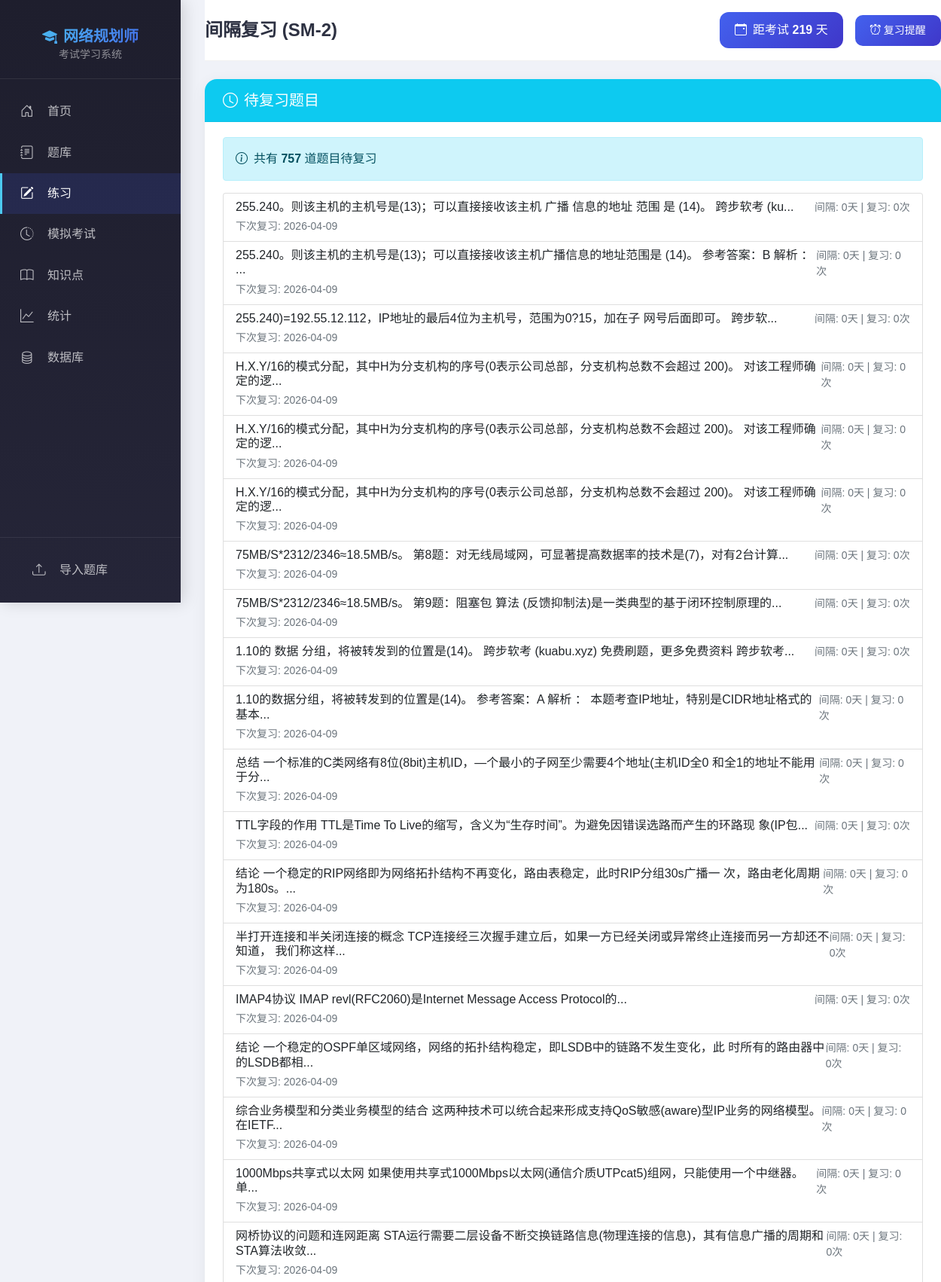
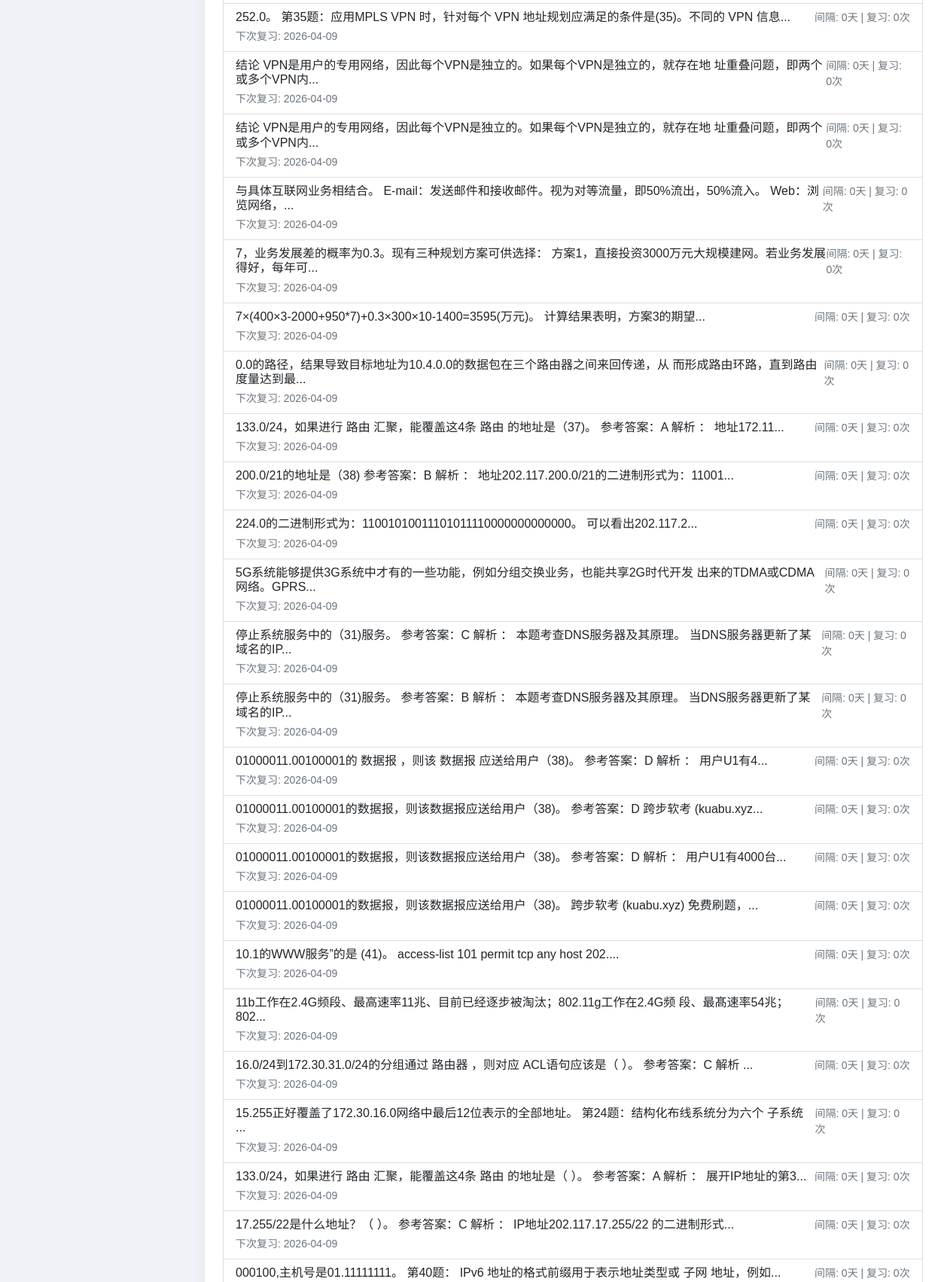
Page /practice/review (upper part) on the committed database (2 pictures, top to bottom).
### app.py (models this page shows, shortened)
class Question(db.Model):
    __tablename__ = 'question'
    id = db.Column(db.Integer, primary_key=True)
    question_type = db.Column(db.String(20), nullable=False, index=True)  # single/multi/judge/case/essay
    content = db.Column(db.Text, nullable=False)
    options = db.Column(db.Text)
    answer = db.Column(db.Text, nullable=False)
    explanation = db.Column(db.Text)
    difficulty = db.Column(db.Integer, default=1)
    category = db.Column(db.String(50), index=True)
    tags = db.Column(db.String(200))
    created_at = db.Column(db.DateTime, default=datetime.utcnow)
    updated_at = db.Column(db.DateTime, default=datetime.utcnow, onupdate=datetime.utcnow)
    ease_factor = db.Column(db.Float, default=2.5)
    interval = db.Column(db.Integer, default=0, index=True)
    repetitions = db.Column(db.Integer, default=0, index=True)
    next_review = db.Column(db.DateTime, default=datetime.utcnow, index=True)
    last_review = db.Column(db.DateTime)
    _options_cache = None

### app.py (the view)
@app.route('/practice/review')
def practice_review():
    due_questions = Question.query.filter(
        Question.next_review <= datetime.utcnow()
    ).order_by(Question.next_review).all()
    return render_template('review.html', questions=due_questions)

### templates/review.html (shortened to what this page needs)
{% extends "base.html" %}
{% block page_title %}间隔复习 (SM-2){% endblock %}
{% block content %}
<div class="card">
    <div class="card-header bg-info text-white">
        <h5 class="mb-0"><i class="bi bi-clock me-2"></i>待复习题目</h5>
    </div>
    <div class="card-body">
        {% if questions %}
        <div class="alert alert-info">
            <i class="bi bi-info-circle me-2"></i>共有 <strong>{{ questions|length }}</strong> 道题目待复习
        </div>
        <div class="list-group">
            {% for q in questions %}
            <a href="{{ url_for('practice_single', qid=q.id) }}" class="list-group-item list-group-item-action">
                <div class="d-flex w-100 justify-content-between">
                    <h6 class="mb-1">{{ q.content[:60] }}{{ '...' if q.content|length > 60 else '' }}</h6>
                    <small class="text-muted">
                        间隔: {{ q.interval }}天 | 复习: {{ q.repetitions }}次
                    </small>
                </div>
                <small class="text-muted">
                    下次复习: {{ q.next_review.strftime('%Y-%m-%d') if q.next_review else '立即' }}
                </small>
            </a>
            {% endfor %}
        </div>
        {% endif %}
    </div>
</div>
{% endblock %}

### templates/base.html (shortened to what this page needs)
<!DOCTYPE html>
<html lang="zh-CN">
<head>
    <link href="https://cdn.jsdelivr.net/npm/bootstrap@5.1.3/dist/css/bootstrap.min.css" rel="stylesheet">
    <link rel="stylesheet" href="https://cdn.jsdelivr.net/npm/bootstrap-icons@1.8.1/font/bootstrap-icons.css">
</head>
<body>
    <div class="container-fluid px-0">
        <div class="row g-0">
            <nav class="col-md-2 sidebar py-3">
                <div class="sidebar-brand text-center">
                    <h5><i class="bi bi-mortarboard-fill me-2"></i>网络规划师</h5>
                    <small class="text-muted" style="color: rgba(255,255,255,0.5) !important;">考试学习系统</small>
                </div>
                <div class="mt-3">
                    <a href="{{ url_for('index') }}" class="{{ 'active' if request.endpoint == 'index' else '' }}">
                        <i class="bi bi-house-door"></i>首页
                    </a>
                    <a href="{{ url_for('questions') }}" class="{{ 'active' if request.endpoint == 'questions' else '' }}">
                        <i class="bi bi-journal-text"></i>题库
                    </a>
                    <a href="{{ url_for('practice') }}" class="{{ 'active' if 'practice' in request.endpoint else '' }}">
                        <i class="bi bi-pencil-square"></i>练习
                    </a>
                    <a href="{{ url_for('exam_simulation') }}" class="{{ 'active' if 'exam' in request.endpoint else '' }}">
                        <i class="bi bi-clock-history"></i>模拟考试
                    </a>
                    <a href="{{ url_for('notes') }}" class="{{ 'active' if 'note' in request.endpoint else '' }}">
                        <i class="bi bi-book"></i>知识点
                    </a>
                    <a href="{{ url_for('stats') }}" class="{{ 'active' if request.endpoint == 'stats' else '' }}">
                        <i class="bi bi-graph-up"></i>统计
                    </a>
                    <a href="{{ url_for('db_status') }}" class="{{ 'active' if request.endpoint == 'db_status' else '' }}">
                        <i class="bi bi-database"></i>数据库
                    </a>
                </div>
                <div class="position-absolute bottom-0 w-100 py-3" style="border-top: 1px solid rgba(255,255,255,0.08);">
                    <a href="{{ url_for('import_questions') }}" class="mx-3">
                        <i class="bi bi-upload"></i>导入题库
                    </a>
                </div>
            </nav>
            <main class="col-md-10 main-content">
                <div class="top-bar">
                    <div class="d-flex justify-content-between align-items-center">
                        <h4 class="mb-0 fw-bold" style="color: var(--text-primary);">
                            {% block page_title %}仪表盘{% endblock %}
                        </h4>
                        <div class="d-flex align-items-center gap-3">
                            <div class="exam-countdown">
                                <i class="bi bi-calendar-event me-2"></i>距考试 <strong id="days-left">220</strong> 天
                            </div>
                            <a href="{{ url_for('practice_review') }}" class="btn btn-primary btn-sm">
                                <i class="bi bi-alarm me-1"></i>复习提醒
                            </a>
                        </div>
                    </div>
                </div>
                {% block content %}{% endblock %}
            </main>
        </div>
    </div>
</body>
</html>

### templates/base.html (style rules this page uses)
:root { --primary-color: #4361ee; --secondary-color: #3f37c9; --accent-color: #4cc9f0; --dark-bg: #1a1b2e; --sidebar-bg: #1e1e2d; --card-bg: #ffffff; --text-primary: #2d3142; --text-secondary: #9094a6; }
body { font-family: 'Noto Sans SC', 'PingFang SC', 'Microsoft YaHei', sans-serif; background: #f0f2f8; color: var(--text-primary); }
.sidebar { min-height: 100vh; background: linear-gradient(180deg, var(--sidebar-bg) 0%, #252538 100%); box-shadow: 4px 0 20px rgba(0,0,0,0.15); position: fixed; width: 240px; z-index: 100; }
.sidebar-brand { padding: 20px; border-bottom: 1px solid rgba(255,255,255,0.08); }
.sidebar-brand h5 { background: linear-gradient(135deg, var(--accent-color), var(--primary-color)); -webkit-background-clip: text; -webkit-text-fill-color: transparent; font-weight: 700; margin: 0; }
.sidebar a { color: rgba(255,255,255,0.7); text-decoration: none; padding: 14px 24px; display: flex; align-items: center; transition: all 0.3s ease; border-left: 3px solid transparent; }
.sidebar a:hover, .sidebar a.active { background: rgba(67, 97, 238, 0.15); color: #fff; border-left-color: var(--accent-color); }
.sidebar a i { width: 24px; margin-right: 12px; font-size: 1.1rem; }
.card { border: none; border-radius: 16px; box-shadow: 0 4px 20px rgba(0,0,0,0.06); transition: transform 0.3s ease, box-shadow 0.3s ease; background: var(--card-bg); overflow: hidden; }
.card-header { background: transparent; border-bottom: 1px solid rgba(0,0,0,0.05); padding: 16px 24px; font-weight: 600; }
.card-body { padding: 20px 24px; }
.btn-primary { background: linear-gradient(135deg, var(--primary-color), var(--secondary-color)); border: none; border-radius: 10px; padding: 10px 20px; font-weight: 500; transition: all 0.3s ease; }
.top-bar { background: #fff; padding: 16px 0; border-bottom: 1px solid rgba(0,0,0,0.05); margin-bottom: 24px; }
.main-content { margin-left: 240px; padding: 0 32px; min-height: 100vh; }
.exam-countdown { background: linear-gradient(135deg, var(--primary-color), var(--secondary-color)); border-radius: 12px; padding: 12px 20px; color: #fff; font-weight: 500; }

### rows in the picture
Question: content "255.240。则该主机的主机号是(13)；可以直接接收该主机 广播 信息的地址 范围 是 (14)。 跨步软考 (ku", content "...", interval "0", repetitions "0", next_review "2026-04-09"
Question: content "255.240。则该主机的主机号是(13)；可以直接接收该主机广播信息的地址范围是 (14)。 参考答案：B 解析 ：", content "...", interval "0", repetitions "0", next_review "2026-04-09"
Question: content "255.240)=192.55.12.112，IP地址的最后4位为主机号，范围为0?15，加在子 网号后面即可。 跨步软", content "...", interval "0", repetitions "0", next_review "2026-04-09"
Question: content "H.X.Y/16的模式分配，其中H为分支机构的序号(0表示公司总部，分支机构总数不会超过 200)。 对该工程师确定的逻", content "...", interval "0", repetitions "0", next_review "2026-04-09"
Question: content "H.X.Y/16的模式分配，其中H为分支机构的序号(0表示公司总部，分支机构总数不会超过 200)。 对该工程师确定的逻", content "...", interval "0", repetitions "0", next_review "2026-04-09"
Question: content "H.X.Y/16的模式分配，其中H为分支机构的序号(0表示公司总部，分支机构总数不会超过 200)。 对该工程师确定的逻", content "...", interval "0", repetitions "0", next_review "2026-04-09"
Question: content "75MB/S*2312/2346≈18.5MB/s。 第8题：对无线局域网，可显著提高数据率的技术是(7)，对有2台计算", content "...", interval "0", repetitions "0", next_review "2026-04-09"
Question: content "75MB/S*2312/2346≈18.5MB/s。 第9题：阻塞包 算法 (反馈抑制法)是一类典型的基于闭环控制原理的", content "...", interval "0", repetitions "0", next_review "2026-04-09"
Question: content "1.10的 数据 分组，将被转发到的位置是(14)。 跨步软考 (kuabu.xyz) 免费刷题，更多免费资料 跨步软考", content "...", interval "0", repetitions "0", next_review "2026-04-09"
Question: content "1.10的数据分组，将被转发到的位置是(14)。 参考答案：A 解析 ： 本题考查IP地址，特别是CIDR地址格式的基本", content "...", interval "0", repetitions "0", next_review "2026-04-09"
Question: content "总结 一个标准的C类网络有8位(8bit)主机ID，—个最小的子网至少需要4个地址(主机ID全0 和全1的地址不能用于分", content "...", interval "0", repetitions "0", next_review "2026-04-09"
Question: content "TTL字段的作用 TTL是Time To Live的缩写，含义为“生存时间”。为避免因错误选路而产生的环路现 象(IP包", content "...", interval "0", repetitions "0", next_review "2026-04-09"
Question: content "结论 一个稳定的RIP网络即为网络拓扑结构不再变化，路由表稳定，此时RIP分组30s广播一 次，路由老化周期为180s。", content "...", interval "0", repetitions "0", next_review "2026-04-09"
Question: content "半打开连接和半关闭连接的概念 TCP连接经三次握手建立后，如果一方已经关闭或异常终止连接而另一方却还不知道， 我们称这样", content "...", interval "0", repetitions "0", next_review "2026-04-09"
Question: content "IMAP4协议 IMAP revl(RFC2060)是Internet Message Access Protocol的", content "...", interval "0", repetitions "0", next_review "2026-04-09"
Question: content "结论 一个稳定的OSPF单区域网络，网络的拓扑结构稳定，即LSDB中的链路不发生变化，此 时所有的路由器中的LSDB都相", content "...", interval "0", repetitions "0", next_review "2026-04-09"
Question: content "综合业务模型和分类业务模型的结合 这两种技术可以统合起来形成支持QoS敏感(aware)型IP业务的网络模型。在IETF", content "...", interval "0", repetitions "0", next_review "2026-04-09"
Question: content "1000Mbps共享式以太网 如果使用共享式1000Mbps以太网(通信介质UTPcat5)组网，只能使用一个中继器。单", content "...", interval "0", repetitions "0", next_review "2026-04-09"
Question: content "网桥协议的问题和连网距离 STA运行需要二层设备不断交换链路信息(物理连接的信息)，其有信息广播的周期和 STA算法收敛", content "...", interval "0", repetitions "0", next_review "2026-04-09"
Question: content "252.0。 第35题：应用MPLS VPN 时，针对每个 VPN 地址规划应满足的条件是(35)。不同的 VPN 信息", content "...", interval "0", repetitions "0", next_review "2026-04-09"
Question: content "结论 VPN是用户的专用网络，因此每个VPN是独立的。如果每个VPN是独立的，就存在地 址重叠问题，即两个或多个VPN内", content "...", interval "0", repetitions "0", next_review "2026-04-09"
Question: content "结论 VPN是用户的专用网络，因此每个VPN是独立的。如果每个VPN是独立的，就存在地 址重叠问题，即两个或多个VPN内", content "...", interval "0", repetitions "0", next_review "2026-04-09"
Question: content "与具体互联网业务相结合。 E-mail：发送邮件和接收邮件。视为对等流量，即50%流出，50%流入。 Web：浏览网络，", content "...", interval "0", repetitions "0", next_review "2026-04-09"
Question: content "7，业务发展差的概率为0.3。现有三种规划方案可供选择： 方案1，直接投资3000万元大规模建网。若业务发展得好，每年可", content "...", interval "0", repetitions "0", next_review "2026-04-09"
Question: content "7×(400×3-2000+950*7)+0.3×300×10-1400=3595(万元)。 计算结果表明，方案3的期望", content "...", interval "0", repetitions "0", next_review "2026-04-09"
Question: content "0.0的路径，结果导致目标地址为10.4.0.0的数据包在三个路由器之间来回传递，从 而形成路由环路，直到路由度量达到最", content "...", interval "0", repetitions "0", next_review "2026-04-09"
Question: content "133.0/24，如果进行 路由 汇聚，能覆盖这4条 路由 的地址是（37)。 参考答案：A 解析 ： 地址172.11", content "...", interval "0", repetitions "0", next_review "2026-04-09"
Question: content "200.0/21的地址是（38) 参考答案：B 解析 ： 地址202.117.200.0/21的二进制形式为：11001", content "...", interval "0", repetitions "0", next_review "2026-04-09"
Question: content "224.0的二进制形式为：11001010011101011110000000000000。 可以看出202.117.2", content "...", interval "0", repetitions "0", next_review "2026-04-09"
Question: content "5G系统能够提供3G系统中才有的一些功能，例如分组交换业务，也能共享2G时代开发 出来的TDMA或CDMA网络。GPRS", content "...", interval "0", repetitions "0", next_review "2026-04-09"
Question: content "停止系统服务中的（31)服务。 参考答案：C 解析 ： 本题考查DNS服务器及其原理。 当DNS服务器更新了某域名的IP", content "...", interval "0", repetitions "0", next_review "2026-04-09"
Question: content "停止系统服务中的（31)服务。 参考答案：B 解析 ： 本题考查DNS服务器及其原理。 当DNS服务器更新了某域名的IP", content "...", interval "0", repetitions "0", next_review "2026-04-09"
Question: content "01000011.00100001的 数据报 ，则该 数据报 应送给用户（38)。 参考答案：D 解析 ： 用户U1有4", content "...", interval "0", repetitions "0", next_review "2026-04-09"
Question: content "01000011.00100001的数据报，则该数据报应送给用户（38)。 参考答案：D 跨步软考 (kuabu.xyz", content "...", interval "0", repetitions "0", next_review "2026-04-09"
Question: content "01000011.00100001的数据报，则该数据报应送给用户（38)。 参考答案：D 解析 ： 用户U1有4000台", content "...", interval "0", repetitions "0", next_review "2026-04-09"
Question: content "01000011.00100001的数据报，则该数据报应送给用户（38)。 跨步软考 (kuabu.xyz) 免费刷题，", content "...", interval "0", repetitions "0", next_review "2026-04-09"
Question: content "10.1的WWW服务”的是 (41)。 access-list 101 permit tcp any host 202.", content "...", interval "0", repetitions "0", next_review "2026-04-09"
Question: content "11b工作在2.4G频段、最高速率11兆、目前已经逐步被淘汰；802.11g工作在2.4G频 段、最髙速率54兆；802", content "...", interval "0", repetitions "0", next_review "2026-04-09"
Question: content "16.0/24到172.30.31.0/24的分组通过 路由器 ，则对应 ACL语句应该是（ ）。 参考答案：C 解析", content "...", interval "0", repetitions "0", next_review "2026-04-09"
Question: content "15.255正好覆盖了172.30.16.0网络中最后12位表示的全部地址。 第24题：结构化布线系统分为六个 子系统", content "...", interval "0", repetitions "0", next_review "2026-04-09"
Question: content "133.0/24，如果进行 路由 汇聚，能覆盖这4条 路由 的地址是（ ）。 参考答案：A 解析 ： 展开IP地址的第3", content "...", interval "0", repetitions "0", next_review "2026-04-09"
Question: content "17.255/22是什么地址？（ ）。 参考答案：C 解析 ： IP地址202.117.17.255/22 的二进制形式", content "...", interval "0", repetitions "0", next_review "2026-04-09"
Question: content "000100,主机号是01.11111111。 第40题： IPv6 地址的格式前缀用于表示地址类型或 子网 地址，例如", content "...", interval "0", repetitions "0"

### other values in the picture
{{ questions|length }} "757"
